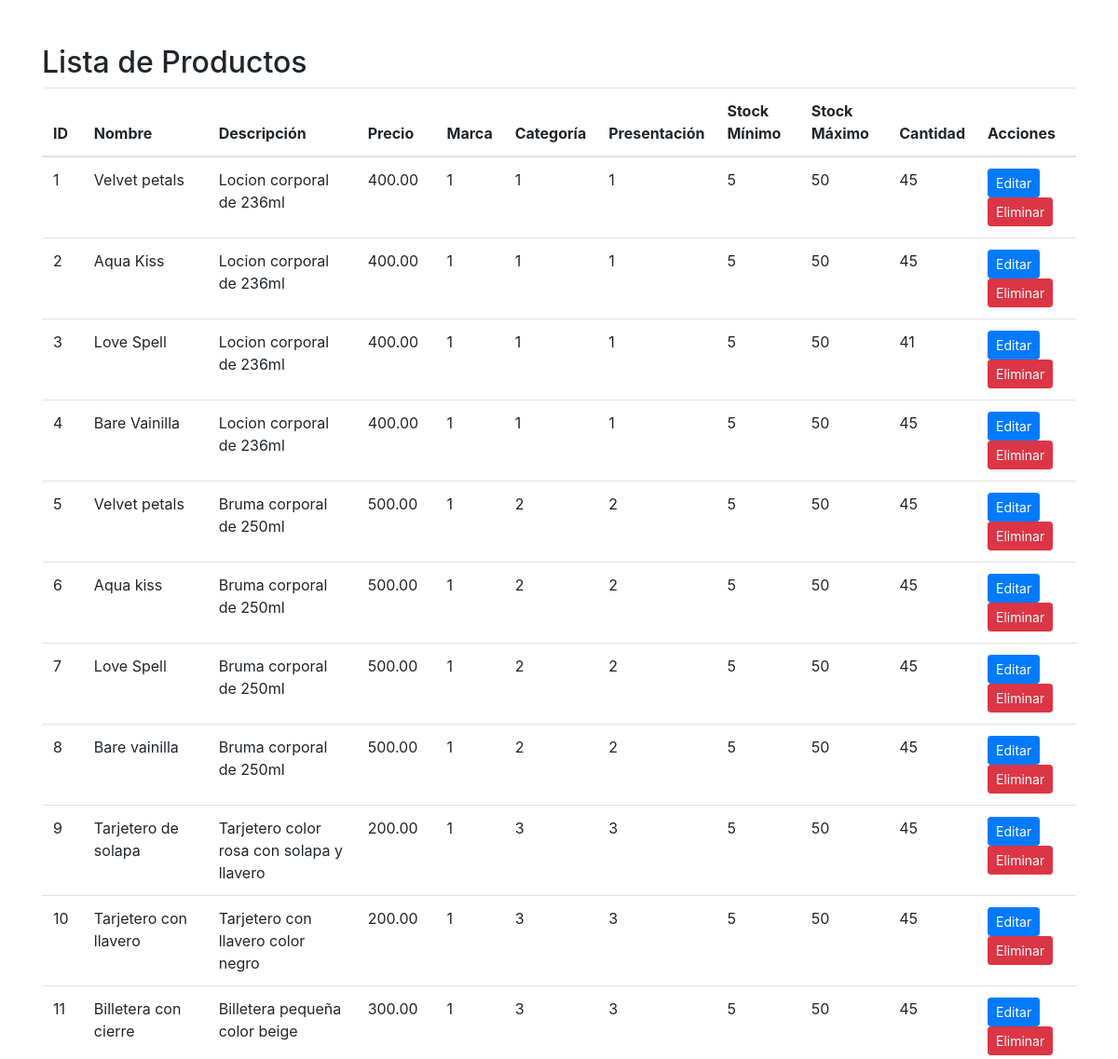
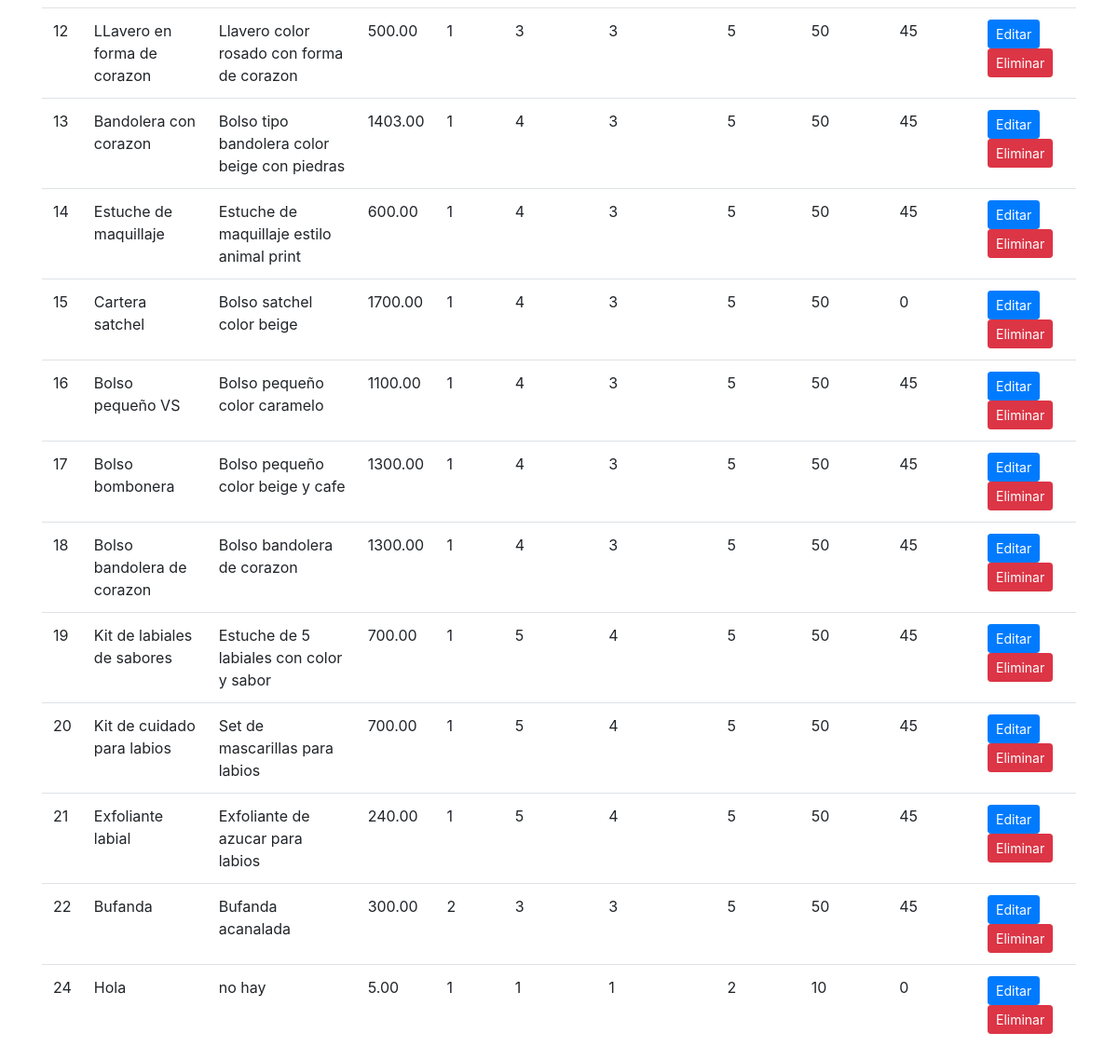
The app's page /edit_elim.php with its own data (2 pictures, top to bottom).
### tables this page shows
CREATE TABLE `producto`  (
  `id` int NOT NULL AUTO_INCREMENT,
  `nombre` varchar(255) NOT NULL,
  `descripcion` text NULL,
  `precio` decimal(10, 2) NOT NULL,
  `id_marca` int NULL DEFAULT NULL,
  `id_categoria` int NULL DEFAULT NULL,
  `id_presentacion` int NULL DEFAULT NULL,
  `stock_minimo` int NULL DEFAULT 0,
  `stock_maximo` int NULL DEFAULT 0,
  `cantidad` int NULL DEFAULT 0,
  `imagen_url` varchar(255) NULL DEFAULT NULL,
  PRIMARY KEY (`id`) USING BTREE,
  INDEX `id_marca`(`id_marca` ASC) USING BTREE,
  INDEX `id_categoria`(`id_categoria` ASC) USING BTREE,
  INDEX `id_presentacion`(`id_presentacion` ASC) USING BTREE,
  CONSTRAINT `producto_ibfk_1` FOREIGN KEY (`id_marca`) REFERENCES `marca` (`id`) ON DELETE RESTRICT ON UPDATE RESTRICT,
  CONSTRAINT `producto_ibfk_2` FOREIGN KEY (`id_categoria`) REFERENCES `categoria` (`id`) ON DELETE RESTRICT ON UPDATE RESTRICT,
  CONSTRAINT `producto_ibfk_3` FOREIGN KEY (`id_presentacion`) REFERENCES `presentacion` (`id`) ON DELETE RESTRICT ON UPDATE RESTRICT
);

### edit_elim.php (the view, shortened to what this page needs)
<!DOCTYPE html>
<html lang="en">
<head>
    <link href="https://stackpath.bootstrapcdn.com/bootstrap/4.5.2/css/bootstrap.min.css" rel="stylesheet">
</head>
<body>
    <div class="container mt-5">
        <h2>Lista de Productos</h2>
        <table class="table">
            <thead>
                <tr>
                    <th>ID</th>
                    <th>Nombre</th>
                    <th>Descripción</th>
                    <th>Precio</th>
                    <th>Marca</th>
                    <th>Categoría</th>
                    <th>Presentación</th>
                    <th>Stock Mínimo</th>
                    <th>Stock Máximo</th>
                    <th>Cantidad</th>
                    <th>Acciones</th>
                </tr>
            </thead>
            <tbody>
                <?php
                include("conexion/conectar-mysql.php");
                $query = "SELECT * FROM Producto";
                $result = mysqli_query($conexion, $query);
                while ($row = mysqli_fetch_assoc($result)) {
                    echo "<tr>";
                    echo "<td>" . $row['id'] . "</td>";
                    echo "<td>" . $row['nombre'] . "</td>";
                    echo "<td>" . $row['descripcion'] . "</td>";
                    echo "<td>" . $row['precio'] . "</td>";
                    echo "<td>" . $row['id_marca'] . "</td>";
                    echo "<td>" . $row['id_categoria'] . "</td>";
                    echo "<td>" . $row['id_presentacion'] . "</td>";
                    echo "<td>" . $row['stock_minimo'] . "</td>";
                    echo "<td>" . $row['stock_maximo'] . "</td>";
                    echo "<td>" . $row['cantidad'] . "</td>";
                    echo "<td>";
                    echo "<a href='editar_producto.php?id=" . $row['id'] . "' class='btn btn-primary btn-sm'><i class='fas fa-pencil-alt'></i> Editar</a> ";
                    echo "<a href='eliminar.php?id=" . $row['id'] . "' class='btn btn-danger btn-sm' onclick='return confirm(\"¿Estás seguro de eliminar este producto?\")'><i class='fas fa-trash-alt'></i> Eliminar</a>";
                    echo "</td>";
                    echo "</tr>";
                }
                ?>
            </tbody>
        </table>
    </div>
</body>
</html>

### records on screen
producto: id "1", nombre "Velvet petals", descripcion "Locion corporal de 236ml", precio "400.00", id_marca "1", id_categoria "1", id_presentacion "1", stock_minimo "5", stock_maximo "50", cantidad "45"
producto: id "2", nombre "Aqua Kiss", descripcion "Locion corporal de 236ml", precio "400.00", id_marca "1", id_categoria "1", id_presentacion "1", stock_minimo "5", stock_maximo "50", cantidad "45"
producto: id "3", nombre "Love Spell", descripcion "Locion corporal de 236ml", precio "400.00", id_marca "1", id_categoria "1", id_presentacion "1", stock_minimo "5", stock_maximo "50", cantidad "41"
producto: id "4", nombre "Bare Vainilla", descripcion "Locion corporal de 236ml", precio "400.00", id_marca "1", id_categoria "1", id_presentacion "1", stock_minimo "5", stock_maximo "50", cantidad "45"
producto: id "5", nombre "Velvet petals", descripcion "Bruma corporal de 250ml", precio "500.00", id_marca "1", id_categoria "2", id_presentacion "2", stock_minimo "5", stock_maximo "50", cantidad "45"
producto: id "6", nombre "Aqua kiss", descripcion "Bruma corporal de 250ml", precio "500.00", id_marca "1", id_categoria "2", id_presentacion "2", stock_minimo "5", stock_maximo "50", cantidad "45"
producto: id "7", nombre "Love Spell", descripcion "Bruma corporal de 250ml", precio "500.00", id_marca "1", id_categoria "2", id_presentacion "2", stock_minimo "5", stock_maximo "50", cantidad "45"
producto: id "8", nombre "Bare vainilla", descripcion "Bruma corporal de 250ml", precio "500.00", id_marca "1", id_categoria "2", id_presentacion "2", stock_minimo "5", stock_maximo "50", cantidad "45"
producto: id "9", nombre "Tarjetero de solapa", descripcion "Tarjetero color rosa con solapa y llavero", precio "200.00", id_marca "1", id_categoria "3", id_presentacion "3", stock_minimo "5", stock_maximo "50", cantidad "45"
producto: id "10", nombre "Tarjetero con llavero", descripcion "Tarjetero con llavero color negro", precio "200.00", id_marca "1", id_categoria "3", id_presentacion "3", stock_minimo "5", stock_maximo "50", cantidad "45"
producto: id "11", nombre "Billetera con cierre", descripcion "Billetera pequeña color beige", precio "300.00", id_marca "1", id_categoria "3", id_presentacion "3", stock_minimo "5", stock_maximo "50", cantidad "45"
producto: id "12", nombre "LLavero en forma de corazon", descripcion "Llavero color rosado con forma de corazon", precio "500.00", id_marca "1", id_categoria "3", id_presentacion "3", stock_minimo "5", stock_maximo "50", cantidad "45"
producto: id "13", nombre "Bandolera con corazon", descripcion "Bolso tipo bandolera color beige con piedras", precio "1403.00", id_marca "1", id_categoria "4", id_presentacion "3", stock_minimo "5", stock_maximo "50", cantidad "45"
producto: id "14", nombre "Estuche de maquillaje", descripcion "Estuche de maquillaje estilo animal print", precio "600.00", id_marca "1", id_categoria "4", id_presentacion "3", stock_minimo "5", stock_maximo "50", cantidad "45"
producto: id "15", nombre "Cartera satchel", descripcion "Bolso satchel color beige", precio "1700.00", id_marca "1", id_categoria "4", id_presentacion "3", stock_minimo "5", stock_maximo "50", cantidad "0"
producto: id "16", nombre "Bolso pequeño VS", descripcion "Bolso pequeño color caramelo", precio "1100.00", id_marca "1", id_categoria "4", id_presentacion "3", stock_minimo "5", stock_maximo "50", cantidad "45"
producto: id "17", nombre "Bolso bombonera", descripcion "Bolso pequeño color beige y cafe", precio "1300.00", id_marca "1", id_categoria "4", id_presentacion "3", stock_minimo "5", stock_maximo "50", cantidad "45"
producto: id "18", nombre "Bolso bandolera de corazon", descripcion "Bolso bandolera de corazon", precio "1300.00", id_marca "1", id_categoria "4", id_presentacion "3", stock_minimo "5", stock_maximo "50", cantidad "45"
producto: id "19", nombre "Kit de labiales de sabores", descripcion "Estuche de 5 labiales con color y sabor", precio "700.00", id_marca "1", id_categoria "5", id_presentacion "4", stock_minimo "5", stock_maximo "50", cantidad "45"
producto: id "20", nombre "Kit de cuidado para labios", descripcion "Set de mascarillas para labios", precio "700.00", id_marca "1", id_categoria "5", id_presentacion "4", stock_minimo "5", stock_maximo "50", cantidad "45"
producto: id "21", nombre "Exfoliante labial", descripcion "Exfoliante de azucar para labios", precio "240.00", id_marca "1", id_categoria "5", id_presentacion "4", stock_minimo "5", stock_maximo "50", cantidad "45"
producto: id "22", nombre "Bufanda", descripcion "Bufanda acanalada", precio "300.00", id_marca "2", id_categoria "3", id_presentacion "3", stock_minimo "5", stock_maximo "50", cantidad "45"
producto: id "24", nombre "Hola", descripcion "no hay", precio "5.00", id_marca "1", id_categoria "1", id_presentacion "1", stock_minimo "2", stock_maximo "10", cantidad "0"
